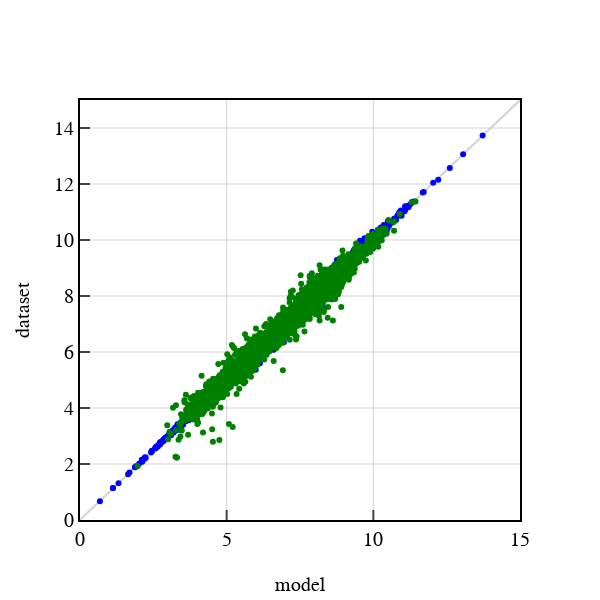

Notebook code cell kept with this figure:
### Code cell
import src.templates
import plotly.io as pio
import plotly.graph_objects as go
pio.templates.default = "template_TNR"

model5.to("cpu")
model5.eval()

fig = go.Figure(layout={
        'plot_bgcolor': 'white',
        'paper_bgcolor' : 'white',})

fig.update_layout(width = 600,
                  height = 600
                  )
fig.update_xaxes(title = "model",
                 range=[0, 15]
)
fig.update_yaxes(title = "dataset",
                 range=[0, 15])

fig.add_trace(go.Scatter(x = [-15, 15], y = [-15, 15], mode = 'lines', line=dict(color = "lightgrey"), showlegend=False))

for batch in tqdm(train_loader):
    fig.add_trace(go.Scatter(x = model5(batch).detach(),
                             y = batch.y,
                             mode = 'markers',
                             marker = dict(color = "blue"),
                             showlegend=False,
                             )
                  )

for batch in tqdm(test_loader):
    fig.add_trace(go.Scatter(x = model5(batch).detach(),
                             y = batch.y,
                             mode = 'markers',
                             marker = dict(color = "green"),
                             showlegend=False,
                             )
                  )

fig.show()
